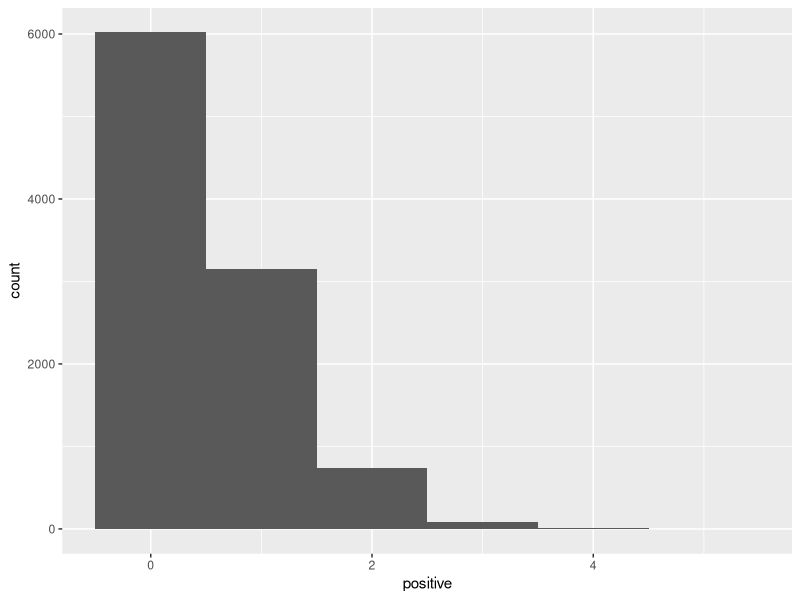
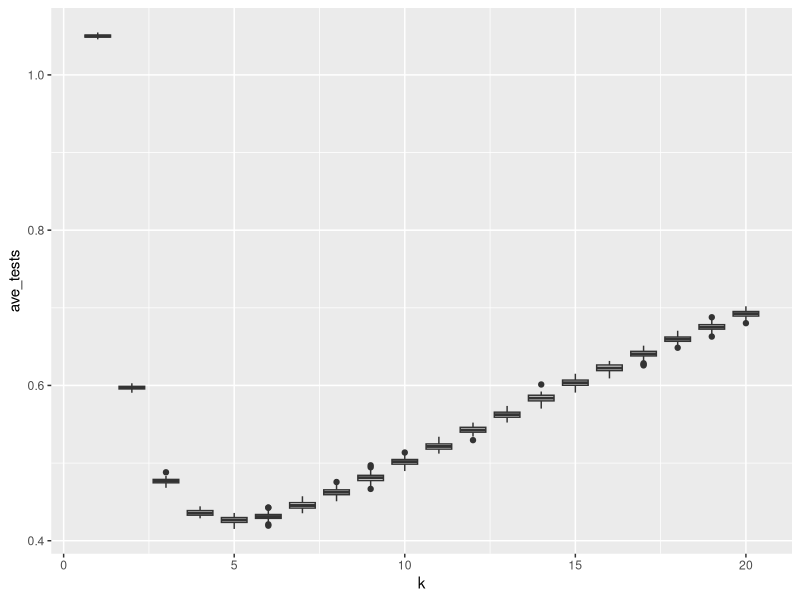
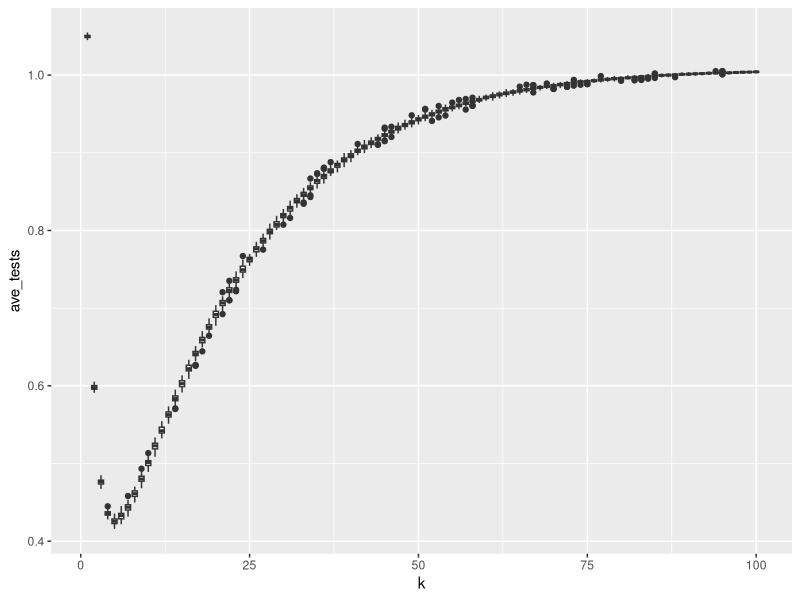

These charts were generated, in order, by the following R code:
## ---- chunk 1
print("Roses are red,")
print("violets are blue,")
print("R's pretty rad,")
print("and Bayes' rule rules.")
## ---- chunk 2

## ---- chunk 3

# This chunk has a name!
# These lines with '#' are comments. 
# The computer ignores them but humans don't. 
# You can use them to clarify code.
#
# It is good coding style to use comments 
# to clarify any confusing lines.

2 + 3 + 5  # Addition
2 * 3 * 5  # Multiplication
(2 ^ 3) ^ 5  # Exponentiation
## ---- chunk 4
# Three variables
a <- 42
b = 42
a <- TRUE # Overwrite a with a new value
word_variable <- 'words go in quotes!'  # Variable names don't have spaces

# A list of the three variables
list_of_data <- list(a, b, word_variable)
print(list_of_data)

## ---- chunk 5
knitr::opts_chunk$set(echo = TRUE)  # Set up knitr
## ---- chunk 6
library(tidyverse)  # Import the tidyverse package
knitr::opts_chunk$set(echo = TRUE)  # ready knitr 
## ---- chunk 7
k <- 10  # Number of people in a pool
samps <- 10000  # The total number of pools we test.

## ---- chunk 8
pos_rate <- 0.05  # The rate at which people have COVID. This is now a variable and is saved.
rbinom(1, size = k, prob = pos_rate)  # This randomly picks the number of people with covid in one pool from a binomial distribution.
## ---- chunk 9
# Make 42 random draws from the binomial distribution.
rbinom(42, size = k, prob = pos_rate)  

# Make 10 random draws, with positive rate of 50%.
rbinom(10, size = k, prob = 0.5)  
## ---- chunk 10
# Write your answer here.
# Make 200 random draws with 100 people in the pool, with positive rate of 50%.
rbinom(200, size = 100, prob = 0.5)
# each value is the number of people in the pool that are positive for covid-20
## ---- chunk 11
?rbinom

# Write down the three other types of bionomial function's names. 
 # dbinom, density function
 # pbinom, distribution function
 # qbinom, quantile function
 # rbinom, random "pulls" from the binomial distribution
## ---- chunk 12
# Make a vector of all the pools, 
# where the i'th pool has the number of people with COVID in it.
positive <- rbinom(n = samps, size = k, prob = pos_rate) 
head(positive) #look at the data

# Arrange data in a tibble.
# Look in your Environment panel and click pools to see what this data looks like.
pools <- tibble(positive)  
pools
## ---- chunk 13
# Make a plot and say what data we will plot
ggplot(data = pools, aes(x = positive)) +  
  geom_histogram(binwidth = 1)  
# x-axis: number of people who have covid in their pool
# y-axis: count, aka how many pools have that many positive people
## ---- chunk 14
# 'mutate' adds two columns to the data frame, one called 'retest'
# and one called 'tests'. These columns are filled with the values provided.
# You can look at the pools variable before and after running this to see what changed!
pools <- mutate(pools, retest = sign(positive) , tests = 1 + retest * k)  

# Take mean number of tests needed
mean(pools$tests) / k
## ---- chunk 15
pools <- pools %>% 
  mutate(retest = sign(positive) , tests = 1 + retest * k)  
## ---- chunk 16

z = -10 + 3i  # The imaginary number 2 + 3i

z %>%
  Re() %>%  # Take the real part...
  abs() %>% # then take the absolute value...
  log(base = 10)  # then take log base ten.
  

# Same thing but now save it as the variable a
a <- z %>%
  Re() %>%  # Take the real part...
  abs() %>% # then take the absolute value...
  log(base = 10)  # the take the log base ten.

print(a)
## ---- chunk 17

z = -10 + 3i

a = log(abs(Re(z)), base = 10)

## ---- chunk 18

# Modify this code.

z = -10 + 3i  # The imaginary number 2 + 3i

z %>%
  Re() %>%  # Take the real part...
  abs() %>% # then take the absolute value...
  sqrt() %>% # then take the square root
  log()  # then take the natural log (which is the default for the log function)

## ---- chunk 19

# This function takes in a pool size k and 
# returns the mean number of tests needed
# to identify everybody that has COVID.

calc_tests <- function(k) {
  
  pos_rate <- 0.05 # positivity rate of covid
  samps <- 10000 # number of pools we are sampling
  positive = rbinom(n = samps, size = k, prob = pos_rate)  # Make new data for each run
  pools <-  tibble(positive)
  
  pools <- pools %>%
    mutate(retest = sign(positive) , tests= 1 + retest * k)
  
  output <- mean(pools$tests) / k # Return the mean return the average number of tests per person which is why we divide by k
  
  output  

}

## ---- chunk 20
calc_tests(1)  # Mean tests needed for when pools have two people each, inputting k
## ---- chunk 21
# make a new tibble that contains the pool size *k* 
# for each replicate and does each replicate 100 times.
keffects <- tibble(k = rep(seq(20), 100)) 

# Calculate the average number of tests needed
keffects <- keffects %>%
  rowwise() %>%
  mutate(ave_tests = calc_tests(k), poolsize = as.integer(k))  # convert *k* to an integer to get geom_boxplot to work properly. 


ggplot(data = keffects, aes(x = k, y = ave_tests, group = poolsize)) +
  geom_boxplot()

## ---- chunk 22
# make a new tibble that contains the pool size *k* 
# for each replicate and does each replicate 100 times.
keffects <- tibble(k = rep(seq(100), 100)) 

# Calculate the average number of tests needed
keffects <- keffects %>%
  rowwise() %>%
  mutate(ave_tests = calc_tests(k), poolsize = as.integer(k))  # convert *k* to an integer to get geom_boxplot to work properly. 


ggplot(data = keffects, aes(x = k, y = ave_tests, group = poolsize)) +
  geom_boxplot()

